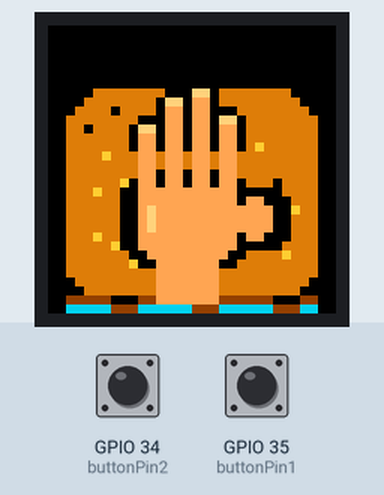
Recording of a sketch running on a simulated ESP32. Parts: 32×32 colour display. Inputs (shaded band) come from the test bench; at power-on: GPIO 34 (buttonPin2) LOW, GPIO 35 (buttonPin1) LOW. What the sketch prints to the serial monitor is not drawn.

Above: at 1.2 s.
1.3 s: GPIO 34 (buttonPin2) pulled HIGH for 0.15 s
At 1.65 s:
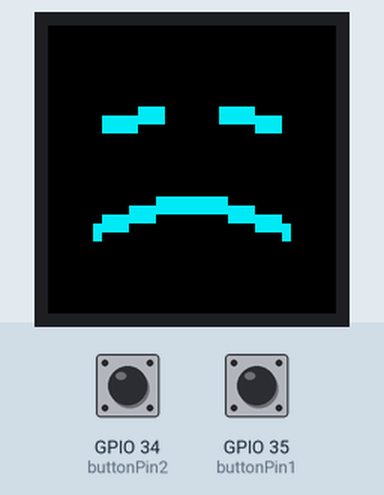
2.0 s: GPIO 35 (buttonPin1) pulled HIGH for 0.15 s
At 2.58 s:
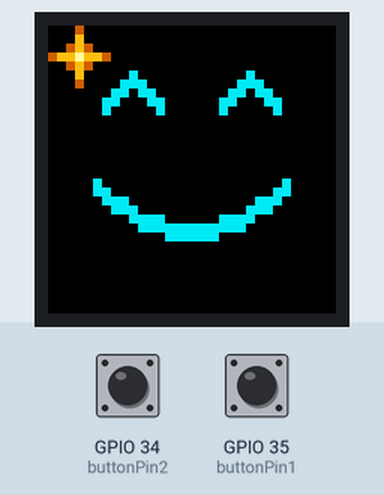
2.7 s: GPIO 34 (buttonPin2) pulled HIGH for 1 s
At 4.23 s:
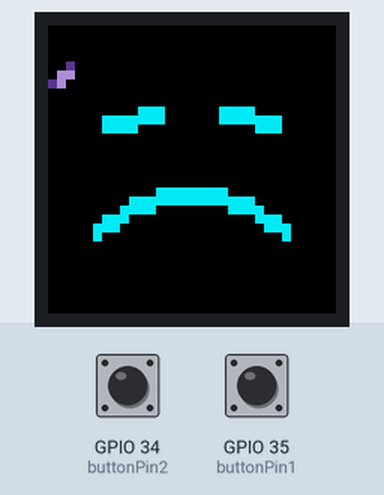
4.3 s: GPIO 35 (buttonPin1) pulled HIGH for 1 s
At 6.04 s:
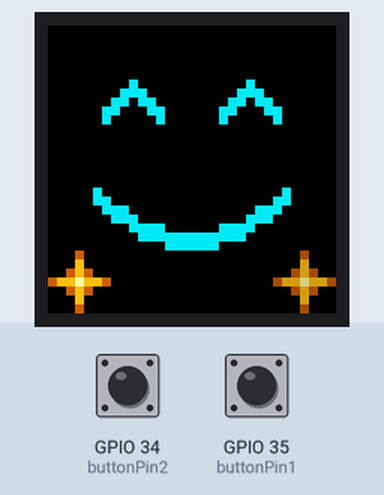
Timing chart, 0 to 6.9 s (numbered marks = the images above; inputs shaded):
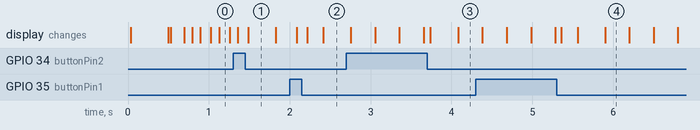

The sketch:

after.ino
```cpp
// --- CUSTOM PXMATRIX PINS: PRESERVED FROM YOUR SKETCH ---
#define P_R1 13
#define P_G1 27
#define P_B1 26
#define P_R2 13
#define P_G2 27
#define P_B2 26

#define PxMATRIX_DOUBLE_BUFFER true

#include <PxMatrix.h>
#include <math.h>

// ------------------------- Matrix wiring -------------------------
#define P_LAT 22
#define P_A   19
#define P_B   23
#define P_C   18
#define P_D   5
#define P_OE  16

PxMATRIX display(32, 32, P_LAT, P_OE, P_A, P_B, P_C, P_D);

// ------------------------- Display refresh -------------------------
hw_timer_t *displayTimer = nullptr;
portMUX_TYPE timerMux = portMUX_INITIALIZER_UNLOCKED;

void IRAM_ATTR display_updater() {
  portENTER_CRITICAL_ISR(&timerMux);
  display.display(10);
  portEXIT_CRITICAL_ISR(&timerMux);
}

// ------------------------- Buttons -------------------------
const int buttonPin1 = 35;
const int buttonPin2 = 34;

// External pull-ups: released = HIGH, pressed = LOW.
const unsigned long DEBOUNCE_MS = 30;

struct Button {
  int pin;
  byte rawState;
  byte stableState;
  unsigned long changedAt;
};

// Explicit declarations for Arduino's sketch preprocessor.
void initializeButton(Button &button);
bool buttonPressed(Button &button, unsigned long now);

Button greenButton = {buttonPin1, HIGH, HIGH, 0};
Button blueButton = {buttonPin2, HIGH, HIGH, 0};

enum Scene {
  POND,
  HAPPY,
  SAD
};

Scene currentScene = POND;

unsigned long effectStarted = 0;
unsigned long lastFrame = 0;

const unsigned long FRAME_INTERVAL_MS = 33;
const unsigned long EFFECT_DURATION_MS = 3000UL;

// ------------------------- Button functions -------------------------
void initializeButton(Button &button) {
  pinMode(button.pin, INPUT);

  button.rawState = digitalRead(button.pin);
  button.stableState = button.rawState;
  button.changedAt = millis();
}

bool buttonPressed(Button &button, unsigned long now) {
  byte reading = digitalRead(button.pin);

  if (reading != button.rawState) {
    button.rawState = reading;
    button.changedAt = now;
  }

  if (reading != button.stableState &&
      now - button.changedAt >= DEBOUNCE_MS) {
    button.stableState = reading;
    return reading == LOW;
  }

  return false;
}

// ------------------------- Drawing helpers -------------------------
float smoothProgress(float value) {
  if (value < 0.0f) value = 0.0f;
  if (value > 1.0f) value = 1.0f;

  return value * value * (3.0f - 2.0f * value);
}

void drawGlint(int x, int y, uint16_t color) {
  display.drawPixel(x, y, color);
  display.drawPixel(x - 1, y, color);
  display.drawPixel(x + 1, y, color);
  display.drawPixel(x, y - 1, color);
  display.drawPixel(x, y + 1, color);
}

// ------------------------- Effect 1: Happy with golden stars -------------------------
void effect1(unsigned long now) {
  unsigned long elapsed = now - effectStarted;

  uint16_t cyan = display.color565(0, 235, 245);
  display.fillScreen(display.color565(0, 0, 0));

  // Smile is present immediately.
  float expression = smoothProgress(elapsed / 250.0f);
  float smileDepth = 3.0f + 2.0f * expression;

  // Happy rise, then gentle settling.
  float lift = 0.0f;

  if (elapsed < 220UL) {
    lift = 2.0f * smoothProgress(elapsed / 220.0f);
  } else if (elapsed < 800UL) {
    lift = 2.0f *
           (1.0f - smoothProgress(
               (elapsed - 220UL) / 580.0f));
  }

  int offsetY = -(int)roundf(lift);

  // Slow contented blink.
  float eyeOpenness = 1.0f;

  if (elapsed >= 1400UL && elapsed < 1520UL) {
    eyeOpenness = 1.0f -
        smoothProgress((elapsed - 1400UL) / 120.0f);
  } else if (elapsed >= 1520UL && elapsed < 1780UL) {
    eyeOpenness = 0.0f;
  } else if (elapsed >= 1780UL && elapsed < 1940UL) {
    eyeOpenness =
        smoothProgress((elapsed - 1780UL) / 160.0f);
  }

  const int eyeCenters[2] = {9, 22};
  int eyeY = 10 + offsetY;
  int archHeight = (int)roundf(3.0f * eyeOpenness);

  for (int eye = 0; eye < 2; eye++) {
    int ex = eyeCenters[eye];

    if (archHeight == 0) {
      display.fillRect(ex - 3, eyeY, 7, 2, cyan);
    } else {
      for (int thickness = 0; thickness < 2; thickness++) {
        display.drawLine(
            ex - 3, eyeY + thickness,
            ex, eyeY - archHeight + thickness,
            cyan);

        display.drawLine(
            ex, eyeY - archHeight + thickness,
            ex + 3, eyeY + thickness,
            cyan);
      }
    }
  }

  // Continuous, two-pixel-thick smile.
  int previousX = 0;
  int previousY = 0;

  for (int column = 0; column < 22; column++) {
    int x = 5 + column;
    float u = (column - 10.5f) / 10.5f;

    int y = 19 + offsetY +
            (int)roundf(
                smileDepth * (1.0f - u * u));

    for (int thickness = 0; thickness < 2; thickness++) {
      if (column == 0) {
        display.drawPixel(x, y + thickness, cyan);
      } else {
        display.drawLine(
            previousX, previousY + thickness,
            x, y + thickness,
            cyan);
      }
    }

    previousX = x;
    previousY = y;
  }

  // Star sprite:
  // 0 = black space, 1 = amber, 2 = gold, 3 = pale center.
  //
  // Long points and a broad center make the silhouette
  // read as a star rather than an isolated bright dot.
  static const uint8_t star[7][7] = {
    {0, 0, 0, 1, 0, 0, 0},
    {0, 0, 0, 2, 0, 0, 0},
    {0, 0, 1, 2, 1, 0, 0},
    {1, 2, 2, 3, 2, 2, 1},
    {0, 0, 1, 2, 1, 0, 0},
    {0, 0, 0, 2, 0, 0, 0},
    {0, 0, 0, 1, 0, 0, 0}
  };

  // Five safe positions, separated from the face.
  static const uint8_t starX[5] = {3, 28, 3, 28, 16};
  static const uint8_t starY[5] = {3, 28, 28, 3, 3};

  // Twelve appearances, staggered around the face.
  const int STAR_COUNT = 12;

  static const unsigned long starStart[STAR_COUNT] = {
     120UL,  300UL,  480UL,  660UL,
     840UL, 1020UL, 1200UL, 1380UL,
    1560UL, 1740UL, 1920UL, 2100UL
  };

  const unsigned long STAR_DURATION_MS = 420UL;

  for (int i = 0; i < STAR_COUNT; i++) {
    if (elapsed < starStart[i]) {
      continue;
    }

    unsigned long age = elapsed - starStart[i];

    if (age >= STAR_DURATION_MS) {
      continue;
    }

    // Appear as a complete star, hold, then fade.
    // Never shrink into a lone pixel.
    float brightness = 1.0f;

    if (age >= 200UL) {
      brightness = 1.0f -
          smoothProgress((age - 200UL) / 220.0f);
    }

    uint16_t colors[4];
    colors[0] = 0;

    colors[1] = display.color565(
        (uint8_t)roundf(200.0f * brightness),
        (uint8_t)roundf(95.0f * brightness),
        0);

    colors[2] = display.color565(
        (uint8_t)roundf(255.0f * brightness),
        (uint8_t)roundf(190.0f * brightness),
        (uint8_t)roundf(20.0f * brightness));

    colors[3] = display.color565(
        (uint8_t)roundf(255.0f * brightness),
        (uint8_t)roundf(250.0f * brightness),
        (uint8_t)roundf(155.0f * brightness));

    int position = i % 5;
    int left = starX[position] - 3;
    int top = starY[position] - 3;

    for (int sy = 0; sy < 7; sy++) {
      for (int sx = 0; sx < 7; sx++) {
        uint8_t shade = star[sy][sx];

        if (shade != 0) {
          display.drawPixel(
              left + sx, top + sy, colors[shade]);
        }
      }
    }
  }
}


// ------------------------- Effect 2: Sad face with falling petals -------------------------
void effect2(unsigned long now) {
  unsigned long elapsed = now - effectStarted;

  uint16_t cyan = display.color565(0, 235, 245);
  display.fillScreen(display.color565(0, 0, 0));

  float expression = smoothProgress(elapsed / 450.0f);
  float frownDepth = 3.0f + 1.5f * expression;

  // Entire face sits two pixels higher, with a gentle sinking motion.
  int offsetY = -2 + (int)roundf(
      smoothProgress(elapsed / 850.0f));

  // Slow, weary blink.
  float eyeOpenness = 1.0f;

  if (elapsed >= 900UL && elapsed < 1060UL) {
    eyeOpenness = 1.0f -
        smoothProgress((elapsed - 900UL) / 160.0f);
  } else if (elapsed >= 1060UL && elapsed < 1360UL) {
    eyeOpenness = 0.0f;
  } else if (elapsed >= 1360UL && elapsed < 1580UL) {
    eyeOpenness =
        smoothProgress((elapsed - 1360UL) / 220.0f);
  }

  int eyeY = 11 + offsetY;
  int droop = (int)roundf(eyeOpenness);

  // Restrained, two-pixel-thick eyes.
  for (int thickness = 0; thickness < 2; thickness++) {
    display.drawLine(
        6, eyeY + 1 + thickness,
        12, eyeY + 1 - droop + thickness,
        cyan);

    display.drawLine(
        19, eyeY + 1 - droop + thickness,
        25, eyeY + 1 + thickness,
        cyan);
  }

  // Continuous, two-pixel-thick frown.
  int previousX = 0;
  int previousY = 0;

  for (int column = 0; column < 22; column++) {
    int x = 5 + column;
    float u = (column - 10.5f) / 10.5f;

    int y = 24 + offsetY -
            (int)roundf(
                frownDepth * (1.0f - u * u));

    for (int thickness = 0; thickness < 2; thickness++) {
      if (column == 0) {
        display.drawPixel(x, y + thickness, cyan);
      } else {
        display.drawLine(
            previousX, previousY + thickness,
            x, y + thickness,
            cyan);
      }
    }

    previousX = x;
    previousY = y;
  }

  // ------------------------- Tears -------------------------
  static const unsigned long tearStart[2] = {
    1150UL, 1950UL
  };

  const unsigned long TEAR_DURATION_MS = 1100UL;

  for (int i = 0; i < 2; i++) {
    if (elapsed < tearStart[i]) {
      continue;
    }

    unsigned long age = elapsed - tearStart[i];

    if (age >= TEAR_DURATION_MS) {
      continue;
    }

    float progress = age / (float)TEAR_DURATION_MS;
    float fall = progress * progress;

    int outward = (int)roundf(3.0f * progress);
    int x = i == 0 ? 6 - outward : 25 + outward;

    int y = 13 + offsetY +
            (int)roundf(6.0f * fall);

    float brightness = 1.0f;

    if (age < 120UL) {
      brightness = smoothProgress(age / 120.0f);
    } else if (age > 800UL) {
      brightness = 1.0f -
          smoothProgress((age - 800UL) / 300.0f);
    }

    uint16_t tearBlue = display.color565(
        (uint8_t)roundf(40.0f * brightness),
        (uint8_t)roundf(125.0f * brightness),
        (uint8_t)roundf(255.0f * brightness));

    uint16_t tearLight = display.color565(
        (uint8_t)roundf(150.0f * brightness),
        (uint8_t)roundf(225.0f * brightness),
        (uint8_t)roundf(255.0f * brightness));

    display.drawPixel(x, y, tearBlue);
    display.drawPixel(x, y + 1, tearBlue);
    display.drawFastHLine(x - 1, y + 2, 3, tearBlue);
    display.drawPixel(x, y + 3, tearBlue);
    display.drawPixel(x, y + 2, tearLight);
  }

  // ------------------------- Falling petals -------------------------
  // Two hand-shaped poses: a diagonal petal and a turned petal.
  // 0 = empty, 1 = violet shading, 2 = pale lavender.
  static const uint8_t petalSprites[2][5][5] = {
    {
      {0, 0, 0, 0, 0},
      {0, 0, 0, 1, 0},
      {0, 0, 2, 2, 0},
      {0, 1, 2, 0, 0},
      {0, 0, 0, 0, 0}
    },
    {
      {0, 0, 0, 0, 0},
      {0, 0, 1, 0, 0},
      {0, 2, 2, 1, 0},
      {0, 0, 2, 0, 0},
      {0, 0, 0, 0, 0}
    }
  };

  const int PETAL_COUNT = 4;
  const unsigned long PETAL_DURATION_MS = 1900UL;

  static const unsigned long petalStart[PETAL_COUNT] = {
    80UL, 430UL, 900UL, 1350UL
  };

  for (int i = 0; i < PETAL_COUNT; i++) {
    if (elapsed < petalStart[i]) {
      continue;
    }

    unsigned long age = elapsed - petalStart[i];

    if (age >= PETAL_DURATION_MS) {
      continue;
    }

    float progress = age / (float)PETAL_DURATION_MS;

    // Keep petals in narrow outer lanes, away from the face.
    bool leftSide = (i % 2) == 0;

    float sway = sinf(
        progress * 6.2831853f + i * 1.7f);

    int centerX = leftSide
        ? 1 + (int)roundf(0.6f * sway)
        : 30 + (int)roundf(0.6f * sway);

    int centerY = 1 + (int)roundf(29.0f * progress);

    // Turn occasionally instead of flashing between poses.
    int pose = ((age / 380UL) + i) % 2;
    bool mirror = (i % 2) != 0;

    float brightness = 0.85f;

    if (age < 160UL) {
      brightness *= smoothProgress(age / 160.0f);
    } else if (age > 1500UL) {
      brightness *= 1.0f -
          smoothProgress((age - 1500UL) / 400.0f);
    }

    uint16_t petalShade = display.color565(
        (uint8_t)roundf(105.0f * brightness),
        (uint8_t)roundf(65.0f * brightness),
        (uint8_t)roundf(175.0f * brightness));

    uint16_t petalLight = display.color565(
        (uint8_t)roundf(205.0f * brightness),
        (uint8_t)roundf(165.0f * brightness),
        (uint8_t)roundf(245.0f * brightness));

    for (int sy = 0; sy < 5; sy++) {
      for (int sx = 0; sx < 5; sx++) {
        int sourceX = mirror ? 4 - sx : sx;
        uint8_t shade = petalSprites[pose][sy][sourceX];

        if (shade == 0) {
          continue;
        }

        int px = centerX + sx - 2;
        int py = centerY + sy - 2;

        if (px < 0 || px >= 32 || py < 0 || py >= 32) {
          continue;
        }

        display.drawPixel(
            px, py,
            shade == 1 ? petalShade : petalLight);
      }
    }
  }
}


// ------------------------- Rest: Everything is on fire -------------------------
void restState(unsigned long now) {
  // Tactile beach sand: a hand presses in, grains slip, a small wash recedes.
  static bool initialized = false;
  static unsigned long previousTime = 0;
  static unsigned long animationTime = 0;
  unsigned long step = 33UL;
  if (initialized) {
    unsigned long gap = now - previousTime;
    step = gap <= 200UL ? gap : 33UL;
  } else {
    initialized = true;
  }
  previousTime = now;
  animationTime = (animationTime + step) % 12000UL;

  float press = 0.0f;
  if (animationTime < 2000UL) press = smoothProgress(animationTime / 2000.0f);
  else if (animationTime < 6500UL) press = 1.0f;
  else if (animationTime < 8500UL) press = 1.0f - smoothProgress((animationTime - 6500UL) / 2000.0f);

  uint16_t black = display.color565(0, 0, 0);
  uint16_t sand = display.color565(220, 125, 15);
  uint16_t grain = display.color565(255, 205, 55);
  uint16_t wet = display.color565(150, 65, 0);
  uint16_t skin = display.color565(255, 165, 80);
  uint16_t touch = display.color565(255, 210, 120);
  uint16_t water = display.color565(0, 110, 235);
  uint16_t edge = display.color565(0, 210, 235);

  display.fillScreen(black);

  // A compact patch of sand, with black around it rather than a filled screen.
  for (int y = 7; y <= 29; y++) {
    int inset = y < 10 ? 10 - y : (y > 27 ? y - 27 : 0);
    display.drawFastHLine(2 + inset, y, 28 - 2 * inset, sand);
  }

  // Large, stable flecks make the material read as grains, not visual noise.
  for (int i = 0; i < 24; i++) {
    int x = 4 + ((i * 11 + 3) % 24);
    int y = 9 + ((i * 7 + i / 3) % 18);
    display.drawPixel(x, y, (i % 3) == 0 ? black : grain);
  }

  // Moist sand at the lower edge catches a slow wash of blue water.
  float tide = 0.5f - 0.5f * cosf(6.28318530718f * animationTime / 12000.0f);
  int waterTop = 31 - (int)roundf(3.0f * tide);
  for (int x = 2; x < 30; x++) {
    int scallop = ((x + animationTime / 500UL) % 9) < 3 ? 1 : 0;
    int y = waterTop + scallop;
    display.drawFastVLine(x, y, 32 - y, water);
    display.drawPixel(x, y, edge);
    if (y > 27) display.drawPixel(x, y - 1, wet);
  }

  // A hand-shaped hollow in the sand remains visible around the pressing hand.
  // Five separated fingers and a broad palm are the central silhouette.
  int sink = (int)roundf(2.0f * press);
  const int fingerX[4] = {10, 13, 16, 19};
  const int fingerTop[4] = {10, 7, 6, 9};

  // The dark outline supplies readable gaps between fingers.
  display.fillRoundRect(8, 16, 15, 11, 3, black);
  for (int i = 0; i < 4; i++) {
    display.fillRoundRect(fingerX[i] - 1, fingerTop[i] + sink - 1,
                         4, 15 - fingerTop[i], 1, black);
  }
  display.fillRoundRect(22, 17 + sink, 5, 7, 2, black);

  // Warm, solid shapes, with fingertips slightly buried as pressure increases.
  display.fillRoundRect(10, 17 + sink, 11, 8, 2, skin);
  display.fillRect(12, 24 + sink, 7, 7 - sink, skin);
  for (int i = 0; i < 4; i++) {
    int top = fingerTop[i] + sink;
    display.fillRoundRect(fingerX[i], top, 2, 20 - top, 1, skin);
    display.drawFastHLine(fingerX[i], top, 2, touch);
  }
  display.fillRoundRect(21, 18 + sink, 4, 5, 1, skin);
  display.drawFastVLine(11, 19 + sink, 3, touch);

  // A few distinct grains slide away from the fingers during the press.
  for (int i = 0; i < 5; i++) {
    float progress = ((animationTime + i * 330UL) % 2200UL) / 2200.0f;
    if (press < 0.15f || progress > 0.75f) continue;
    int side = i % 2 == 0 ? -1 : 1;
    int x = (side < 0 ? 7 : 25) + side * (int)roundf(progress * 3.0f);
    int y = 16 + i * 2 + (int)roundf(progress * 3.0f);
    if (y < 28) display.drawPixel(x, y, grain);
  }
}

// ------------------------- Setup -------------------------
void setup() {
  Serial.begin(115200);

  pinMode(P_OE, OUTPUT);
  digitalWrite(P_OE, LOW);

  initializeButton(greenButton);
  initializeButton(blueButton);

  display.begin(16);
  display.setBrightness(255);
  display.clearDisplay();

  // Preserve your working refresh settings.
  displayTimer = timerBegin(0, 80, true);
  timerAttachInterrupt(displayTimer, &display_updater, true);
  timerAlarmWrite(displayTimer, 1000, true);
  timerAlarmEnable(displayTimer);

  effectStarted = millis();
  lastFrame = effectStarted;

  Serial.println("Ready: koi pond");
}

// ------------------------- Main loop -------------------------
void loop() {
  unsigned long now = millis();

  bool greenPressed = buttonPressed(greenButton, now);
  bool bluePressed = buttonPressed(blueButton, now);

  // Each press starts or restarts its effect.
  // Simultaneous press events are ignored.
  if (greenPressed && !bluePressed) {
    currentScene = HAPPY;
    effectStarted = now;

    Serial.println("Green: happy for 3.5 seconds");
  } else if (bluePressed && !greenPressed) {
    currentScene = SAD;
    effectStarted = now;

    Serial.println("Blue: sad for 3.5 seconds");
  }

  // Return to the pond when the effect finishes.
  if (currentScene != POND &&
      now - effectStarted >= EFFECT_DURATION_MS) {
    currentScene = POND;

    Serial.println("Rest: koi pond");
  }

  if (now - lastFrame >= FRAME_INTERVAL_MS) {
    lastFrame = now;

    // Draw into the hidden buffer.
    switch (currentScene) {
      case HAPPY:
        effect1(now);
        break;

      case SAD:
        effect2(now);
        break;

      case POND:
      default:
        restState(now);
        break;
    }

    // Display the completed frame.
    portENTER_CRITICAL(&timerMux);
    display.showBuffer();
    portEXIT_CRITICAL(&timerMux);
  }

  delay(1);
}
```
